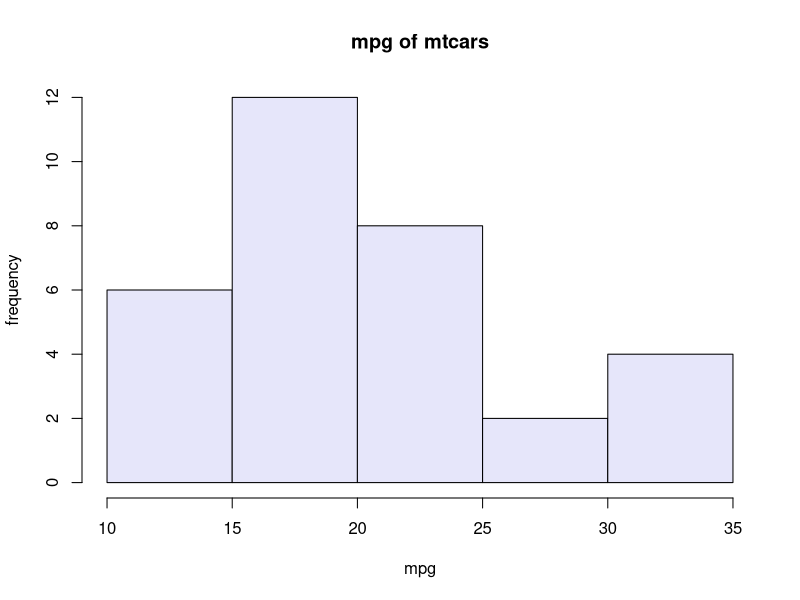
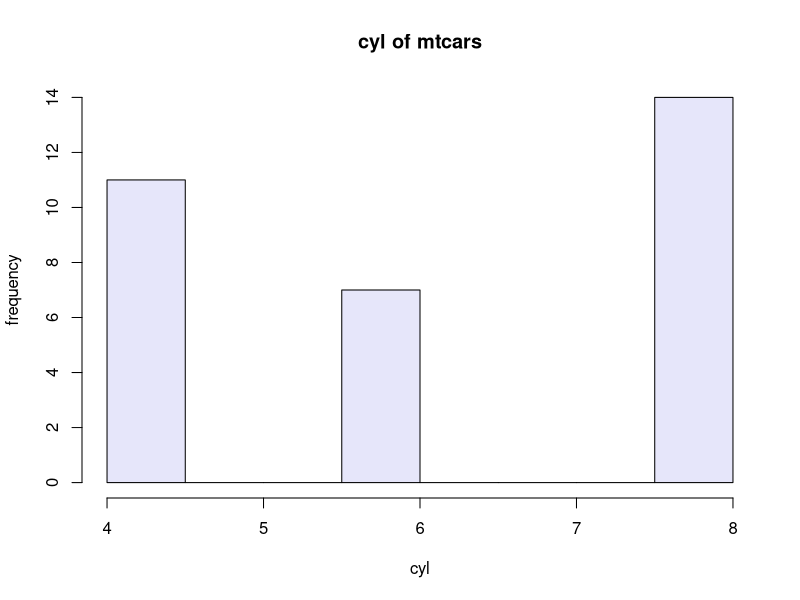
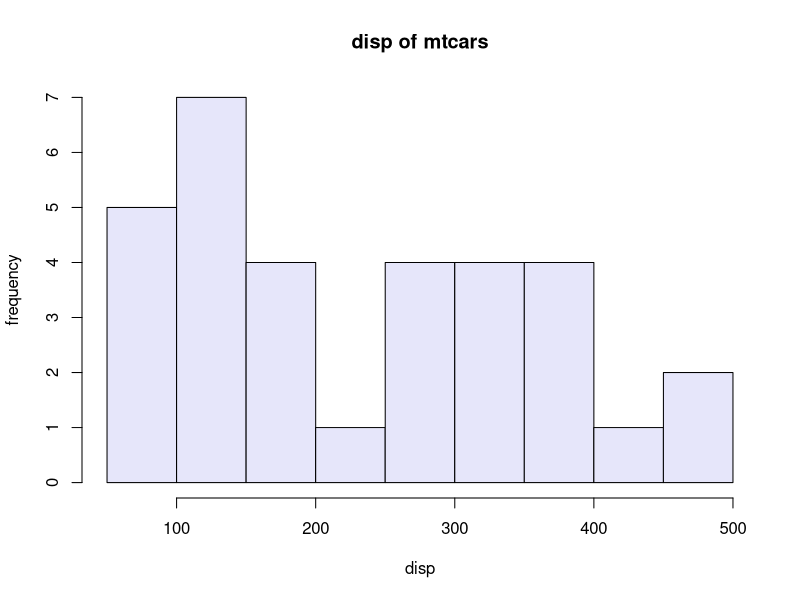
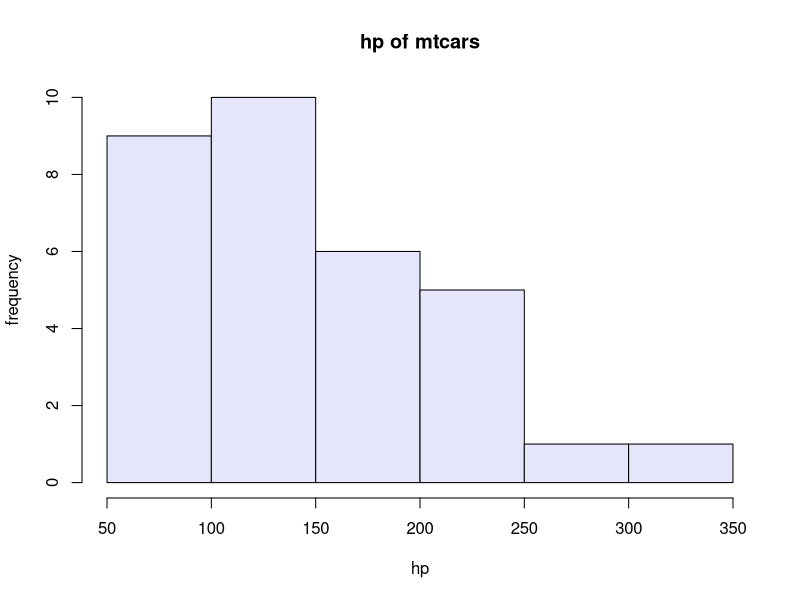
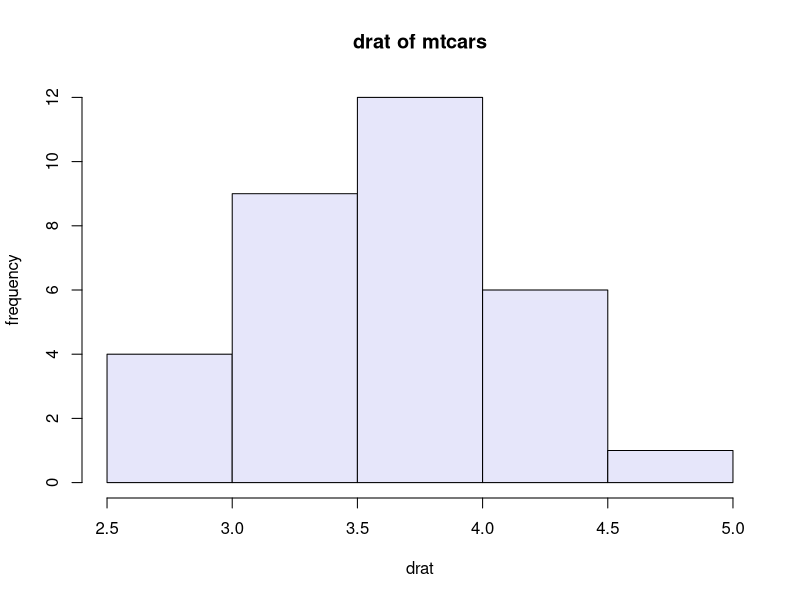
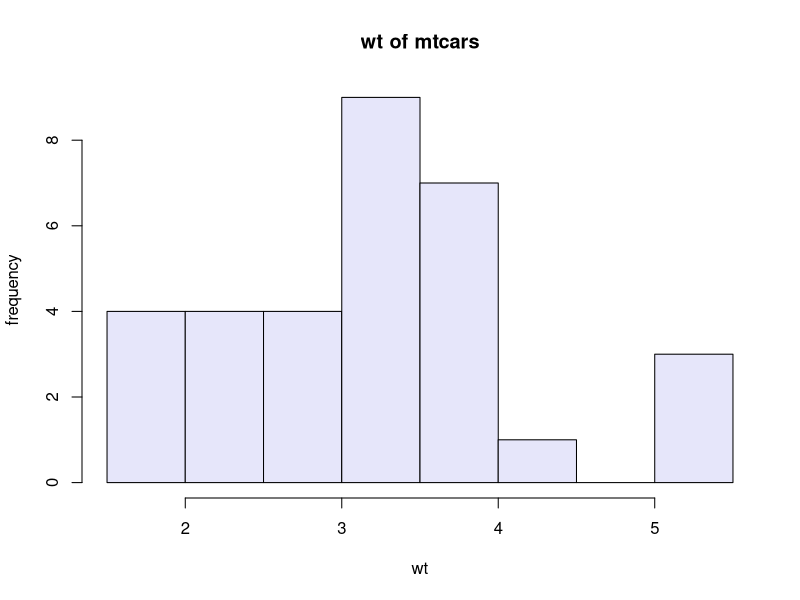
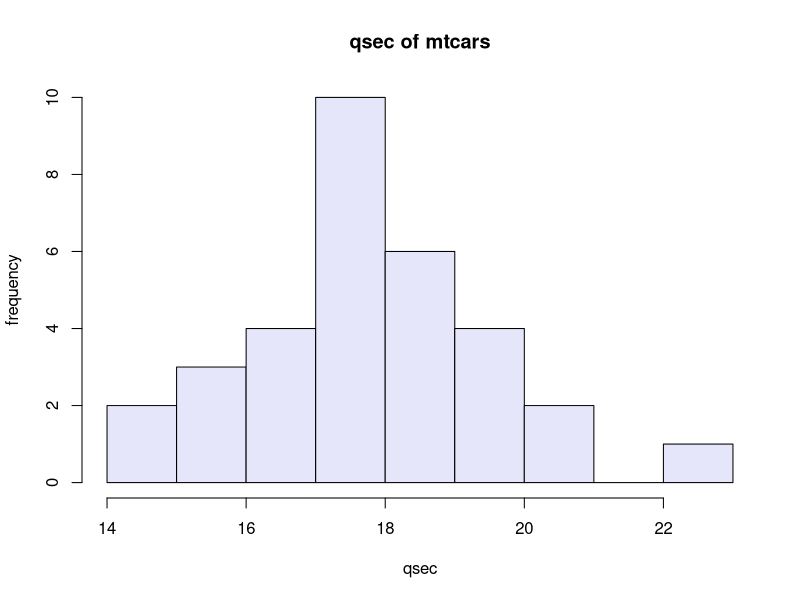
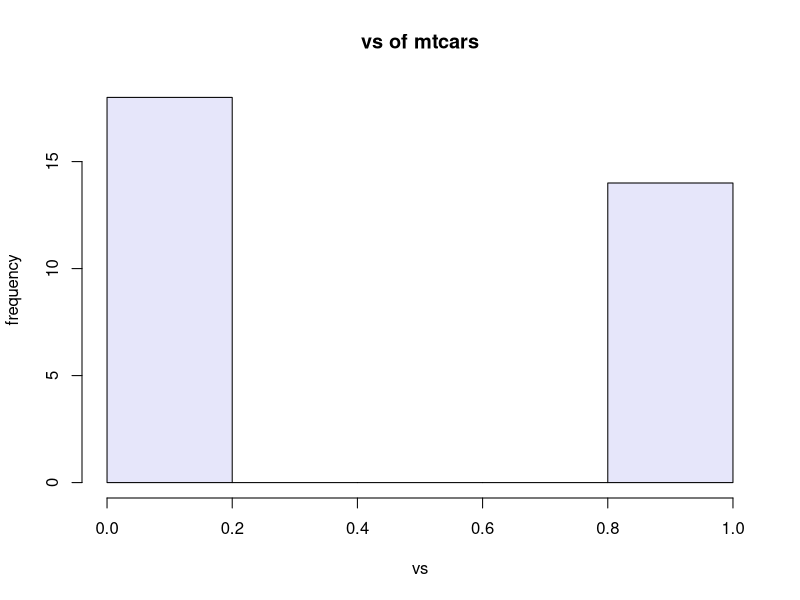

Source code (R) for these figures, in order:
#1. Consider mtcars and iris (Motor Trend Car Road Tests and Iris) 
#data sets available in R-statistical software, and find
#i. Mean, median, mode, 1st quartile, 2nd quartile, 3rd quartile, variance,
#standard deviation, and covariance between any two variables using inbuilt 
#functions and by writing your own function with proper documentation.
rm(list=ls(all=TRUE))
#checklen function used in almost all programs
checklen=function(x){
  i=1;
  while(!is.na(x[i,1])){
    i=i+1;
    if(is.na(x[i,1])){
      break;
    }
  }
  checklen=i-1
  checklen
}
#--------finding mean of column mpg and Sepal.Length
x=mtcars
y=iris
mean(x[,1])
mean(y[,1])
#ans=20.09062 for mtcars
#ans=5.843333 for iris

#for finding sum of observations of mpg column and Sepal.Length
#here we are passing dataset and column number as parameter
findMean = function(x,n){
  i=1; #to keep track of iterations
  sum=0;
  total=checklen(x)
  for(i in 1:total){
    sum=sum+x[i,n]
  }
  #mean= sum of observations/total number of observations
  findMean=sum/checklen(x)
  findMean
}
#ans 20.09062 for mtcars
#ans 5.843333 for iris

#--------finding median of column mpg and Sepal.Length
median(x[,1])
median(y[,1])
#ans=19.2 for mtcars
#ans=5.8 for iris
findMedian=function(x){
  #code below is to sort the array. t is a temporary variable used in swapping
  for(i in 1:(checklen(x)-1)){
    for(j in (i+1):checklen(x)){
      if(x[j,1]<x[i,1]){
        t=x[i,1]
        x[i,1]=x[j,1]
        x[j,1]=t
      }
    }
  }
  #if number of elements odd then median at (n+1)/2th position 
  # %% used to check remainder
  if(checklen(x)%%2==1){
    med=x[((checklen(x)+1)/2),1]
  }
  else{
    m1=x[((checklen(x))/2),1]
    m2=x[(((checklen(x))/2)+1),1]
    med=(m1+m2)/2
  }
  findMedian=med
  findMedian
}
#ans=19.2

#--------finding mode of column mpg and Sepal.Length
f=table(x[,1])
table(y[,1])
#frequencies of numbers shown. 10.4, 15.2, 19.2, 21, 21.4, 22,8, 30.4 occur
#occur two times
#function to find mode without in build function
findMode=function(x){
  #sorting array 
  for(i in 1:(checklen(x)-1)){
    for(j in ((i+1):(checklen(x)))){
      if(x[j,1]<x[i,1]){
        t=x[i,1]
        x[i,1]=x[j,1]
        x[j,1]=t
      }
    }
  }
  
  h=rep(0,(checklen(x)))
  #checking for frequency and updating 
  for(i in 1:(checklen(x)-1)){
    for(j in (i+1):checklen(x)){
      if(x[i,1]==x[(j),1]){
        h[i]=h[i]+1
      }
    }
      
    
  }
  #finding max frequency 
  max=h[1]
  for(i in 1:(checklen(x))){
    if(h[i]>max){
      max=h[i]
    }
  }
  #printing numbers with max frequency 
  for(i in 1:(checklen(x))){
    if(h[i]==max){
      print(x[i,1])
    }
  }
}

#--------finding quartiles and median of column mpg and Sepal.Length
quartile=quantile(x[,1],c(0.25,0.5,0.75))
#this in build function gives value of 1st quartile, median and 3rd quartile
#ans = 15.425, 19.2, 22.8 for mtcars
#ans = 5.1, 5.8, 6.4
#creating our own function 
findQuartile=function(x,n){
  stopifnot(n>= 1 && n<=3)
  #sorting array 
  for(i in 1:(checklen(x)-1)){
    for(j in (i+1):(checklen(x))){
      if(x[j,1]<x[i,1]){
        t=x[i,1]
        x[i,1]=x[j,1]
        x[j,1]=t
      }
    }
  }
  #first quartile
  if(n==1){
    findQuartile=(x[as.integer((checklen(x)+1)/4),1])
    findQuartile
  }
  #third quartile
  else if(n==3){
    findQuartile=(x[as.integer(3*(checklen(x)+1)/4),1])
    findQuartile
  }
  #median
  else if(n==2){
    findQuartile=(x[as.integer((checklen(x)+1)/2),1])
    findQuartile
  }
}

#--------finding variance of column mpg and Sepal.Length
var(x[,1])
var(y[,1])
#in build function, ans=36.3241
#in build function, ans=0.685693

findVar=function(x){
  sum=0
  i=1
  mean=findMean(x)
  for(i in 1:checklen(x)){
    sum=sum+((x[i,1]-mean)^2)/(checklen(x)-1)
  }
  findVar=sum
  findVar
}

#--------finding standard deviation of column mpg and Sepal.Length
sd(x[,1])
sd(y[,1])
#in build function, ans=6.026948 for mtcars
#ans=0.8280661 for iris
findSd=function(x){
  findSd=sqrt(findVar(x))
  findSd
}

#--------finding covariance of column mpg and Sepal.Length
cov(x[,1],x[,2])  #-9.172379
cov(y[,1],y[,2])  #-0.042434
findCov=function(x){
  sum=0
  for(i in 1:(checklen(x))){
    sum=sum+(((x[i,1]-findMean(x,1))*(x[i,2]-findMean(x,2)))/(checklen(x)-1))
  }
  findCov=sum
  findCov
}

#--------ii. Describe data using summary in R
summary(x)
summary(y)

#--------iii. Make use of histogram, bar chart, pie chart and boxplot to 
#illustrate data on different variables.

x=mtcars;
#for(i in 1:11){
  hist(x[,1], 
       xlab="mpg", 
       ylab="frequency", 
       main=("mpg of mtcars"),
       col="lavender"
  )
#}
hist(x[,2], 
     xlab="cyl", 
     ylab="frequency", 
     main=("cyl of mtcars"),
     col="lavender"
)

hist(x[,3], 
     xlab="disp", 
     ylab="frequency", 
     main=("disp of mtcars"),
     col="lavender"
)

hist(x[,4], 
     xlab="hp", 
     ylab="frequency", 
     main=("hp of mtcars"),
     col="lavender"
)

hist(x[,5], 
     xlab="drat", 
     ylab="frequency", 
     main=("drat of mtcars"),
     col="lavender"
)

hist(x[,6], 
     xlab="wt", 
     ylab="frequency", 
     main=("wt of mtcars"),
     col="lavender"
)

hist(x[,7], 
     xlab="qsec", 
     ylab="frequency", 
     main=("qsec of mtcars"),
     col="lavender"
)

hist(x[,8], 
     xlab="vs", 
     ylab="frequency", 
     main=("vs of mtcars"),
     col="lavender"
)

hist(x[,9], 
     xlab="am", 
     ylab="frequency", 
     main=("am of mtcars"),
     col="lavender"
)

hist(x[,10], 
     xlab="gear", 
     ylab="frequency", 
     main=("gear of mtcars"),
     col="lavender"
)

hist(x[,11], 
     xlab="carb", 
     ylab="frequency", 
     main=("carb of mtcars"),
     col="lavender"
)

#pie chart on number of cylinders
pie(table(x[,2]), 
    main="Number of Cylinders"
    )

boxplot(mtcars$mpg,
        main='Distribution of mpg values',
        ylab='mpg',
        col='lavender',
        border='black')

barplot(
  table(x[,2]),
  xlab="number of cylinders",
  ylab="number of cars",
  main="cylinders in mtcars"
)

#hist, pie and bar chart for iris
y=iris;

hist(iris$Sepal.Length,
     col='steelblue',
     main='Histogram',
     xlab='Length',
     ylab='Frequency')

hist(iris$Sepal.Width,
     col='steelblue',
     main='Histogram',
     xlab='Width',
     ylab='Frequency')

hist(iris$Petal.Length,
     col='steelblue',
     main='Histogram',
     xlab='Length',
     ylab='Frequency')

hist(iris$Petal.Width,
     col='steelblue',
     main='Histogram',
     xlab='Width',
     ylab='Frequency')

#hist for species throws error as it requres numeric inputs 
#pie chart on number of species
pie(table(y[,5]), 
    main="Species of Irises"
)

boxplot(mtcars$mpg,
        main='Distribution of mpg values',
        ylab='mpg',
        col='lavender',
        border='black')

#barplot for iris table
barplot(
  table(y[,5]),
  #gives frequency of species 
  xlab="number of Species",
  ylab="frequency",
  main="frequency of species"
)

#--------2. Make use of plot, lines and legend functions in R to plot the 
#graph of PMF/PDFs and CDFs of following statistical distributions 
#corresponding to various parameter values on the same x-axis.

#i. binomial 
#dbinom
x = 1:80

# size = 80, prob = 0.2
plot(dbinom(x, size = 80, prob = 0.2), 
     type = "l", 
     main = "Binomial probability function",
     ylab = "P(X = x)", 
     xlab = "Number of successes",
     col="black",
     lty=1,
     lwd = 3,
     )

# size = 80, prob = 0.3
lines(dbinom(x, size = 80, prob = 0.3), 
      type = "l",
      lty=2,
      lwd = 2, 
      col = "blue")

# size = 80, prob = 0.4
lines(dbinom(x, size = 80, prob = 0.4), 
      type = "l",
      lty = 3,
      lwd= 1,
      col = "red")

# Add a legend
legend("topright", legend = c("80  0.2", "80  0.3", "80  0.4"),
       title = "size  prob", 
       lty=c(1,2,3),
       lwd=c(3,2,1),
       col=c("black","blue","red")
       )
#pbinom

# size = 80, prob = 0.2
plot(pbinom(x, size = 80, prob = 0.2), 
     type = "l", 
     lty=1,
     lwd = 3,
     main = "Binomial distribution function",
     xlab = "Number of successes",
     ylab = "F(x)",
     col="black"
     )

# size = 80, prob = 0.3
lines(pbinom(x, size = 80, prob = 0.3), 
      type = "l",
      lwd = 2, lty = 2,
      col="red"
      )

# size = 80, prob = 0.4
lines(pbinom(x, size = 80, prob = 0.4), 
      type = "l",
      lty=3,
      lwd = 1, 
      col = "blue")

# Add a legend
legend("bottomright", 
       legend = c("80  0.2", "80  0.3", "80  0.4"),
       title = "size  prob", 
       lty=c(1,2,3),
       lwd=c(3,2,1),
       col=c("black","red","blue")
       )

#ii. poisson 
x=0:50 
#using dpois to find pmf 
lambda=5
plot(x,dpois(x,lambda), 
     type='l',
     main="Poisson Probability Mass Function",
     ylab="P(X=x)",
     xlab=("Number of events"),
     col='black',
     lty=1,
     lwd=3
)
lambda=10
lines(dpois(x,lambda),
      type='l',
      col='red',
      lty=2,
      lwd=2
)
lambda=20
lines(x,dpois(x,lambda),
      type='l',
      col='green',
      lty=3,
      lwd=1
)

legend("topright", legend = c("5","10","20"),
       title="lambda",
       col=c("black","red","green"),
       lty=c(1,2,3),
       lwd=c(3,2,1),
)
#ppois 
lambda=5
plot(x,ppois(x,lambda), 
     type='l',
     main="Poisson CDF",
     ylab="F(x)",
     xlab=("Number of events"),
     col='black',
     lty=1,
     lwd=3
)
lambda=10
lines(ppois(x,lambda),
      type='l',
      col='red',
      lty=2,
      lwd=2
)
lambda=20
lines(x,ppois(x,lambda),
      type='l',
      col='green',
      lty=3,
      lwd=1
)

legend("topright", legend = c("5","10","20"),
       title="lambda",
       col=c("black","red","green"),
       lty=c(1,2,3),
       lwd=c(3,2,1),
)

#iii. Uniform 
x <- seq(-4, 4, length=100)
plot(x, dunif(x,min=-3, max=3), 
     type = 'l', 
     lty=1,
     lwd = 2, 
     ylim = c(0, .3), 
     col='blue',
     xlab='x', ylab='Probability', main='Uniform Distribution Plot')
lines(x,dunif(x, min=-2, max=2),
      type='l',
      col='green',
      lty=2,
      lwd=1
)

legend("topright", legend = c("-3 to 3","-2 to 2"),
       title="min max values",
       col=c("blue","green"),
       lty=c(1,2),
       lwd=c(2,1),
       cex=0.6
)
#punif
plot(x, punif(x,min=-3, max=3), 
     type = 'l', 
     lty=1,
     lwd = 2, 
     ylim = c(0, 1.5), 
     col='blue',
     xlab='x', ylab='Probability', main='Uniform Distribution Plot')
lines(x,punif(x, min=-2, max=2),
      type='l',
      col='green',
      lty=2,
      lwd=1
)

legend("topright", legend = c("-3 to 3","-2 to 2"),
       title="min max values",
       col=c("blue","green"),
       lty=c(1,2),
       lwd=c(2,1),
       cex=0.6
)
#iv. Exponential Function 
#dexp
x=seq(0,8,0.1)
lambda=0.5
plot(x,dexp(x,lambda),typ="l",
     ylab="P(x)",
     xlab="x",
     col='black',
     lty=1,
     lwd=3
)
lambda=1
lines(x,dexp(x,lambda),
      type='l',
      col='red',
      lty=2,
      lwd=2
)
lambda=2
lines(x,dexp(x,lambda),
      type='l',
      col='green',
      lty=3,
      lwd=1
)

legend("topright", legend = c("0.5","1","2"),
       title="lambda",
       col=c("black","red","green"),
       lty=c(1,2,3),
       lwd=c(3,2,1),
)

#pexp
x=seq(0,8,0.1)
lambda=0.5
plot(x,pexp(x,lambda),typ="l",
     ylab="F(x)",
     xlab="x",
     col='black',
     lty=1,
     lwd=3
)
lambda=1
lines(x,pexp(x,lambda),
      type='l',
      col='red',
      lty=2,
      lwd=2
)
lambda=2
lines(x,pexp(x,lambda),
      type='l',
      col='green',
      lty=3,
      lwd=1
)

legend("topright", legend = c("0.5","1","2"),
       title="lambda",
       col=c("black","red","green"),
       lty=c(1,2,3),
       lwd=c(3,2,1),
)

#v. gamma function
#dgamma
x=seq(0,2,0.01)
curve(dgamma(x, shape=2, rate=1), 
      from=0, to=5, 
      ylim=c(0,1),
      col='black') 

curve(dgamma(x, shape=3, rate=2), 
      from=0, to=7, 
      col='red', add=TRUE) 

curve(dgamma(x, shape=4, rate=3),  
      from=0, to=10, 
      col='blue', add=TRUE) 
legend("topright",
       legend=c("shape 2, scale 1","shape 3, scale 2","shape 4, scale 3"),
       text.col=c("black","red","blue"),
       cex=0.5
       #for setting the text size
)
#pgamma
x=seq(0,2,0.01)
curve(pgamma(x, shape=2, rate=1), 
      from=0, to=5, 
      ylim=c(0,1),
      col='black') 

curve(pgamma(x, shape=3, rate=2), 
      from=0, to=7, 
      col='red', add=TRUE) 

curve(pgamma(x, shape=4, rate=3),  
      from=0, to=10, 
      col='blue', add=TRUE) 
legend("bottomright",
       legend=c("shape 2, scale 1","shape 3, scale 2","shape 4, scale 3"),
       text.col=c("black","red","blue"),
       cex=0.5
       #for setting the text size
)

#vi. normal distribution 
#dnorm 
x <- seq(-4, 8, 0.1)

#mean=0, sd=1
plot(x, 
     dnorm(x, mean = 0, sd = 1),
     type = "l",
     ylim = c(0, 0.6), 
     xlab="x",
     ylab = "P(X==x)", 
     lwd = 2, 
     col = "red")
#mean=3, sd=1
lines(x,dnorm(x, mean=3, sd=1),
      col="blue",
      lty=1, 
      lwd=2
      )
#legend
legend("topright", 
       legend = c("0 1", "3 1"),
       col = c("red", "blue"),
       title = expression(paste(mu," ",sigma)),
       title.adj = 0.9, lty = 1, lwd = 2)

#mean same, sd different 
# Mean 1, sd 1
plot(x, 
     dnorm(x, mean = 1, sd = 1), 
     type = "l",
     ylim = c(0, 1), 
     ylab = "P(X==x)", 
     lwd = 2, 
     col = "red")
# Mean 1, sd 0.5
lines(x, 
      dnorm(x, mean = 1, sd = 0.5), 
      col = "blue", 
      lty = 1, lwd = 2)

# Adding a legend
legend("topright", 
       legend = c("1 1", "1 0.5"), 
       col = c("red", "blue"),
       title = expression(paste(mu, " ", sigma)),
       title.adj = 0.75, 
       lty = 1, 
       lwd = 2)

#pnorm 
# Same sd, different mean
# Mean 0, sd 1
plot(x, 
     pnorm(x, mean = 0, sd = 1), 
     type = "l",
     ylim = c(0, 1), 
     ylab = "F(x)", 
     lty=2,
     lwd = 1, 
     col = "red")
# Mean 3, sd 1
lines(x, 
      pnorm(x, mean = 3, sd = 1), 
      col = "blue", 
      lty = 1, 
      lwd = 2)

# Legend
legend("topleft", legend = c("0 1", "3 1"), col = c("red", "blue"),
       title = expression(paste(mu, " ", sigma)),
       lty = c(2,1), lwd = c(1,2),)

# Same mean, different sd
# Mean 1, sd 1
plot(x, 
     pnorm(x, mean = 1, sd = 1), 
     type = "l",
     ylim = c(0, 1), 
     ylab = "F(x)", 
     lty=2,
     lwd = 1, col = "red")
# Mean 1, sd 0.5
lines(x, 
      pnorm(x, mean = 1, sd = 0.5), 
      col = "blue", 
      lty = 1, lwd = 2)

# Legend
legend("topleft", 
       legend = c("1 1", "1 0.5"), 
       col = c("red", "blue"),
       title = expression(paste(mu, " ", sigma)),
       lty=c(2,1),
       lwd=c(1,2)
       )

#vi. normal distribution 
x = seq(-4, 8, 0.1)

# Same sd, different mean
# Mean 0, sd 1
plot(x, dnorm(x, mean = 0, sd = 1), 
     type = "l",
     ylim = c(0, 0.6), 
     ylab = "P(X==x)", 
     lty=1,
     lwd = 2, 
     col = "red")
# Mean 3, sd 1
lines(x, 
      dnorm(x, mean = 3, sd = 1), 
      col = "blue", 
      lty = 2, lwd = 1)

# Adding a legend
legend("topright", legend = c("0 1", "3 1"),
       col = c("red", "blue"),
       title = expression(paste(mu, " ", sigma)),
       lty=c(1,2),
       lwd=c(2,1))

# Same mean, different standard deviation
# Mean 1, sd 1
plot(x, 
     dnorm(x, mean = 1, sd = 1), 
     type = "l",
     ylim = c(0, 1), 
     ylab = "P(X==x)", 
     lty=1,
     lwd = 2, 
     col = "red")
# Mean 1, sd 0.5
lines(x, 
      dnorm(x, mean = 1, sd = 0.5), 
      col = "blue", lty = 2, lwd = 1)

# Adding a legend
legend("topright", 
       legend = c("1 1", "1 0.5"), 
       col = c("red", "blue"),
       title = expression(paste(mu, " ", sigma)),
      lty = c(1,2), lwd = c(2,1))

#pnorm
# Same sd, different mean
# Mean 0, sd 1
plot(x, pnorm(x, mean = 0, sd = 1), 
     type = "l",
     ylim = c(0, 1), 
     ylab = "F(x)",
     lty=1,
     lwd = 2, 
     col = "red")
# Mean 3, sd 1
lines(x, 
      pnorm(x, mean = 3, sd = 1), 
      col = "blue", 
      lty = 2, lwd = 1)

# Legend
legend("bottomright", legend = c("0 1", "3 1"), 
       col = c("red", "blue"),
       title = expression(paste(mu, " ", sigma)),
      lty = c(1,2), 
      lwd = c(2,1))

# Same mean, different sd
# Mean 1, sd 1
plot(x, 
     pnorm(x, mean = 1, sd = 1), 
     type = "l",
     ylim = c(0, 1), 
     ylab = "F(x)",
     lty=1,
     lwd = 2, 
     col = "red")
# Mean 1, sd 0.5
lines(x, 
      pnorm(x, mean = 1, sd = 0.5), 
      col = "blue", 
      lty = 2, lwd = 1)

# Legend
legend("bottomright", 
       legend = c("1 1", "1 0.5"), 
       col = c("red", "blue"),
       title = expression(paste(mu, " ", sigma)),
      lty=c(1,2),
      lwd=c(2,1))

#vii. Log-normal distribution 
#dlnorm
curve(dlnorm(x, meanlog=0, sdlog=.3), 
      from=0, to=10, 
      col='blue')
curve(dlnorm(x, meanlog=0, sdlog=.5), 
      from=0, to=10, 
      col='red', add=TRUE)
curve(dlnorm(x, meanlog=0, sdlog=1), 
      from=0, to=10, 
      col='purple', add=TRUE)
legend("topright",
       title="sdlog",
       legend=c("0.3","0.5","1"),
       text.col=c("blue","red","purple")
       )

#plnorm
curve(plnorm(x, meanlog=0, sdlog=.3), 
      from=0, to=10, 
      col='blue')
curve(plnorm(x, meanlog=0, sdlog=.5), 
      from=0, to=10, 
      col='red', add=TRUE)
curve(plnorm(x, meanlog=0, sdlog=1), 
      from=0, to=10, 
      col='purple', add=TRUE)
legend("bottomright",
       title="sdlog",
       legend=c("0.3","0.5","1"),
       text.col=c("blue","red","purple")
)


#viii Weibull distribution 
#dweibull
curve(dweibull(x, shape=2, scale=1), 
      from=0, to=5, 
      col='black') 

curve(dweibull(x, shape=3, scale=2), 
      from=0, to=7, 
      col='red', add=TRUE) 

curve(dweibull(x, shape=4, scale=3),  
      from=0, to=10, 
      col='blue', add=TRUE) 

legend("topright",
       legend=c("shape 2, scale 1","shape 3, scale 2","shape 4, scale 3"),
       text.col=c("black","red","blue"),
       cex=0.5
       #for setting the text size
       )
#pweibull
curve(pweibull(x, shape=2, scale=1), 
      from=0, to=5, 
      col='black') 

curve(pweibull(x, shape=3, scale=2), 
      from=0, to=7, 
      col='red', add=TRUE) 

curve(pweibull(x, shape=4, scale=3),  
      from=0, to=10, 
      col='blue', add=TRUE) 
legend("bottomright",
       legend=c("shape 2, scale 1","shape 3, scale 2","shape 4, scale 3"),
       text.col=c("black","red","blue"),
       cex=0.5
       #for setting the text size
)
